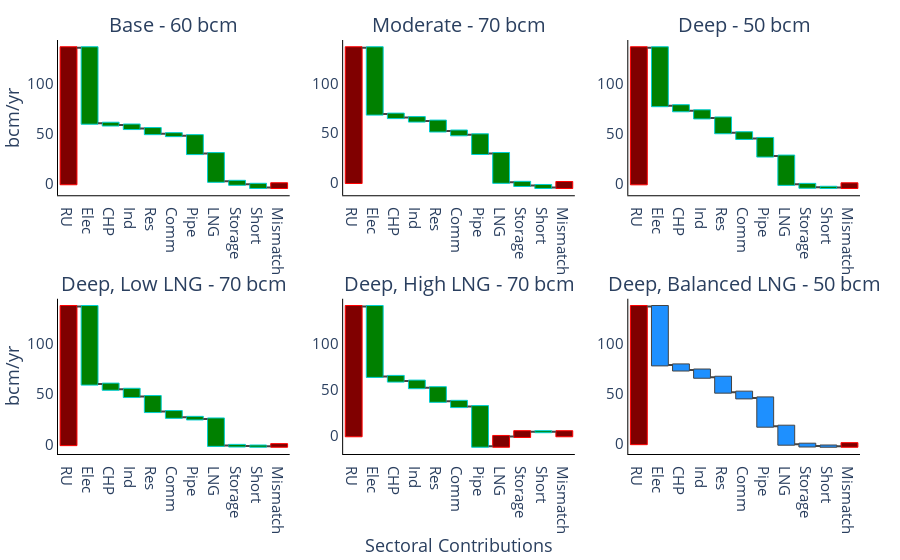

Notebook source saved alongside this figure:
### Code cell
Sumdf = pd.read_csv("C:\\Users\\mike_\\OneDrive\\Documents\\PhD\\ZERO_Lab\\Russian_Gas\\Plotting\\Plot6Pies.csv", header = 'infer', sep = ',')
fig = make_subplots(rows=2, cols=3, subplot_titles=("Base - 60 bcm", "Moderate - 70 bcm", "Deep - 50 bcm", "Deep, Low LNG - 70 bcm", "Deep, High LNG - 70 bcm", "Deep, Balanced LNG - 50 bcm"))
fig1 = fig.add_trace(go.Waterfall(
    orientation = "v",
    x = ["RU", "Elec", "CHP", "Ind", "Res", "Comm", "Pipe", "LNG", "Storage", "Short", "Mismatch"],
    measure =["absolute", "relative", "relative", "relative", "relative", "relative", "relative", "relative", "relative","relative","total"],
    y = Sumdf['Base60'].to_list(), base = 0,
    decreasing = {"marker":{"color":"green", "line":{"color":"darkturquoise", "width":1}}},
    totals = {"marker":{"color":"maroon", "line":{"color":"red", "width":1}}}
),row=1, col=1)
fig.update_traces(textangle=-45, selector=dict(type='waterfall'))
fig1.update_layout(waterfallgap = 0.2)
fig2 = fig.add_trace(go.Waterfall(
    orientation = "v",
    x = ["RU", "Elec", "CHP", "Ind", "Res", "Comm", "Pipe", "LNG", "Storage", "Short", "Mismatch"],
    measure =["absolute", "relative", "relative", "relative", "relative", "relative", "relative", "relative", "relative","relative","total"],
    y = Sumdf['Moderate'].to_list(), base = 0,
    decreasing = {"marker":{"color":"green", "line":{"color":"darkturquoise", "width":1}}},
    totals = {"marker":{"color":"maroon", "line":{"color":"red", "width":1}}}
),row=1, col=2)
fig.update_traces(textangle=-45, selector=dict(type='waterfall'))
fig2.update_layout(waterfallgap = 0.2)
fig3 = fig.add_trace(go.Waterfall(
    orientation = "v",
    x = ["RU", "Elec", "CHP", "Ind", "Res", "Comm", "Pipe", "LNG", "Storage", "Short", "Mismatch"],
    measure =["absolute", "relative", "relative", "relative", "relative", "relative", "relative", "relative", "relative","relative","total"],
    y = Sumdf['Deep50'].to_list(), base = 0,
    decreasing = {"marker":{"color":"green", "line":{"color":"darkturquoise", "width":1}}},
    totals = {"marker":{"color":"maroon", "line":{"color":"red", "width":1}}}
),row=1, col=3)
fig.update_traces(textangle=-45, selector=dict(type='waterfall'))
fig3.update_layout(waterfallgap = 0.2)
fig4 = fig.add_trace(go.Waterfall(
    orientation = "v",
    x = ["RU", "Elec", "CHP", "Ind", "Res", "Comm", "Pipe", "LNG", "Storage", "Short", "Mismatch"],
    measure =["absolute", "relative", "relative", "relative", "relative", "relative", "relative", "relative", "relative","relative","total"],
    y = Sumdf['Deep70'].to_list(), base = 0,
    decreasing = {"marker":{"color":"green", "line":{"color":"darkturquoise", "width":1}}},
    totals = {"marker":{"color":"maroon", "line":{"color":"red", "width":1}}}
),row=2, col=1)
fig.update_traces(textangle=-45, selector=dict(type='waterfall'))
fig4.update_layout(waterfallgap = 0.2)
fig5 = fig.add_trace(go.Waterfall(
    orientation = "v",
    x = ["RU", "Elec", "CHP", "Ind", "Res", "Comm", "Pipe", "LNG", "Storage", "Short", "Mismatch"],
    measure =["absolute", "relative", "relative", "relative", "relative", "relative", "relative", "relative", "relative","relative","total"],
    y = Sumdf['Deep70LNG'].to_list(), base = 0,
    increasing = {"marker":{"color":"Maroon", "line":{"color":"red", "width":1}}},
    decreasing = {"marker":{"color":"green", "line":{"color":"darkturquoise", "width":1}}},
    totals = {"marker":{"color":"maroon", "line":{"color":"red", "width":1}}}
),row=2, col=2)
fig5.update_layout(waterfallgap = 0.2)
fig6 = fig.add_trace(go.Waterfall(
    orientation = "v",
    x = ["RU", "Elec", "CHP", "Ind", "Res", "Comm", "Pipe", "LNG", "Storage", "Short", "Mismatch"],
    measure =["absolute", "relative", "relative", "relative", "relative", "relative", "relative", "relative", "relative","relative","total"],
    y = Sumdf['Deep70Mix'].to_list(), base = 0,
    decreasing = {"marker":{"color":"dodgerblue", "line":{"color":"deep sky blue", "width":1}}},
    totals = {"marker":{"color":"maroon", "line":{"color":"red", "width":1}}}
),row=2, col=3)
fig5.update_layout(waterfallgap = 0.2)
fig.update_traces(textangle=45, selector=dict(type='waterfall'))
fig.update_layout(
    margin=dict(l=40, r=40, t=40, b=40),
    paper_bgcolor="white",
    showlegend=False,
    plot_bgcolor="white",
    font_size = 15,
    grid_xgap=0.01,
    grid_ygap=0.01
)
fig.update_xaxes(linecolor="black")
fig.update_xaxes(title_text="Sectoral Contributions", row=2, col=2, title_standoff=2)
fig.update_yaxes(title_text="bcm/yr", row=1,col=1, title_standoff=2)
fig.update_yaxes(title_text="bcm/yr", row=2,col=1, title_standoff=2)
fig.update_yaxes(linecolor="black")
fig.update_annotations(font_size=20)
fig.write_image("waterfall.png", width=1200, height=700, scale=4)
fig.show()

### Figure 1 — Plotly figure (JSON) as saved in the notebook; plotly's stock layout.template omitted (floating-point values rounded to 4 significant figures)
{"data": [{"base": 0, "decreasing": {"marker": {"color": "green", "line": {"color": "darkturquoise", "width": 1}}}, "measure": ["absolute", "relative", "relative", "relative", "relative", "relative", "relative", "relative", "relative", "relative", "total"], "orientation": "v", "textangle": 45, "totals": {"marker": {"color": "maroon", "line": {"color": "red", "width": 1}}}, "type": "waterfall", "x": ["RU", "Elec", "CHP", "Ind", "Res", "Comm", "Pipe", "LNG", "Storage", "Short", "Mismatch"], "xaxis": "x", "y": [136.6, -75.78, -1.815, -3.537, -5.129, -1.978, -18.03, -27.85, -2.979, -3.214, 3.741, null], "yaxis": "y"}, {"base": 0, "decreasing": {"marker": {"color": "green", "line": {"color": "darkturquoise", "width": 1}}}, "measure": ["absolute", "relative", "relative", "relative", "relative", "relative", "relative", "relative", "relative", "relative", "total"], "orientation": "v", "textangle": 45, "totals": {"marker": {"color": "maroon", "line": {"color": "red", "width": 1}}}, "type": "waterfall", "x": ["RU", "Elec", "CHP", "Ind", "Res", "Comm", "Pipe", "LNG", "Storage", "Short", "Mismatch"], "xaxis": "x2", "y": [136.6, -67.27, -3.524, -3.537, -10.04, -3.871, -18.95, -29.22, -3.176, -2.05, 5.056, null], "yaxis": "y2"}, {"base": 0, "decreasing": {"marker": {"color": "green", "line": {"color": "darkturquoise", "width": 1}}}, "measure": ["absolute", "relative", "relative", "relative", "relative", "relative", "relative", "relative", "relative", "relative", "total"], "orientation": "v", "textangle": 45, "totals": {"marker": {"color": "maroon", "line": {"color": "red", "width": 1}}}, "type": "waterfall", "x": ["RU", "Elec", "CHP", "Ind", "Res", "Comm", "Pipe", "LNG", "Storage", "Short", "Mismatch"], "xaxis": "x3", "y": [136.6, -58.16, -5.106, -7.183, -14.85, -5.727, -17.7, -28.39, -2.918, -0.2222, 3.68, null], "yaxis": "y3"}, {"base": 0, "decreasing": {"marker": {"color": "green", "line": {"color": "darkturquoise", "width": 1}}}, "measure": ["absolute", "relative", "relative", "relative", "relative", "relative", "relative", "relative", "relative", "relative", "total"], "orientation": "v", "textangle": 45, "totals": {"marker": {"color": "maroon", "line": {"color": "red", "width": 1}}}, "type": "waterfall", "x": ["RU", "Elec", "CHP", "Ind", "Res", "Comm", "Pipe", "LNG", "Storage", "Short", "Mismatch"], "xaxis": "x4", "y": [136.6, -76.73, -5.106, -7.183, -14.85, -5.727, -1.567, -26.15, -0.6167, -0.2222, 1.58, null], "yaxis": "y4"}, {"base": 0, "decreasing": {"marker": {"color": "green", "line": {"color": "darkturquoise", "width": 1}}}, "increasing": {"marker": {"color": "Maroon", "line": {"color": "red", "width": 1}}}, "measure": ["absolute", "relative", "relative", "relative", "relative", "relative", "relative", "relative", "relative", "relative", "total"], "orientation": "v", "textangle": 45, "totals": {"marker": {"color": "maroon", "line": {"color": "red", "width": 1}}}, "type": "waterfall", "x": ["RU", "Elec", "CHP", "Ind", "Res", "Comm", "Pipe", "LNG", "Storage", "Short", "Mismatch"], "xaxis": "x5", "y": [140.8, -76.13, -5.106, -7.183, -14.85, -5.727, -43.18, 10.65, 5.222, -0.02108, -4.459, null], "yaxis": "y5"}, {"base": 0, "decreasing": {"marker": {"color": "dodgerblue", "line": {"color": "deep sky blue", "width": 1}}}, "measure": ["absolute", "relative", "relative", "relative", "relative", "relative", "relative", "relative", "relative", "relative", "total"], "orientation": "v", "textangle": 45, "totals": {"marker": {"color": "maroon", "line": {"color": "red", "width": 1}}}, "type": "waterfall", "x": ["RU", "Elec", "CHP", "Ind", "Res", "Comm", "Pipe", "LNG", "Storage", "Short", "Mismatch"], "xaxis": "x6", "y": [136.6, -58.16, -5.106, -7.183, -14.85, -5.727, -28.18, -17.94, -1.802, -0.2222, 2.565, null], "yaxis": "y6"}], "layout": {"annotations": [{"font": {"size": 20}, "showarrow": false, "text": "Base - 60 bcm", "x": 0.1444, "xanchor": "center", "xref": "paper", "y": 1, "yanchor": "bottom", "yref": "paper"}, {"font": {"size": 20}, "showarrow": false, "text": "Moderate - 70 bcm", "x": 0.5, "xanchor": "center", "xref": "paper", "y": 1, "yanchor": "bottom", "yref": "paper"}, {"font": {"size": 20}, "showarrow": false, "text": "Deep - 50 bcm", "x": 0.8556, "xanchor": "center", "xref": "paper", "y": 1, "yanchor": "bottom", "yref": "paper"}, {"font": {"size": 20}, "showarrow": false, "text": "Deep, Low LNG - 70 bcm", "x": 0.1444, "xanchor": "center", "xref": "paper", "y": 0.375, "yanchor": "bottom", "yref": "paper"}, {"font": {"size": 20}, "showarrow": false, "text": "Deep, High LNG - 70 bcm", "x": 0.5, "xanchor": "center", "xref": "paper", "y": 0.375, "yanchor": "bottom", "yref": "paper"}, {"font": {"size": 20}, "showarrow": false, "text": "Deep, Balanced LNG - 50 bcm", "x": 0.8556, "xanchor": "center", "xref": "paper", "y": 0.375, "yanchor": "bottom", "yref": "paper"}], "font": {"size": 15}, "grid": {"xgap": 0.01, "ygap": 0.01}, "margin": {"b": 40, "l": 40, "r": 40, "t": 40}, "paper_bgcolor": "white", "plot_bgcolor": "white", "showlegend": false, "waterfallgap": 0.2, "xaxis": {"anchor": "y", "domain": [0, 0.2889], "linecolor": "black"}, "xaxis2": {"anchor": "y2", "domain": [0.3556, 0.6444], "linecolor": "black"}, "xaxis3": {"anchor": "y3", "domain": [0.7111, 1], "linecolor": "black"}, "xaxis4": {"anchor": "y4", "domain": [0, 0.2889], "linecolor": "black"}, "xaxis5": {"anchor": "y5", "domain": [0.3556, 0.6444], "linecolor": "black", "title": {"standoff": 2, "text": "Sectoral Contributions"}}, "xaxis6": {"anchor": "y6", "domain": [0.7111, 1], "linecolor": "black"}, "yaxis": {"anchor": "x", "domain": [0.625, 1], "linecolor": "black", "title": {"standoff": 2, "text": "bcm/yr"}}, "yaxis2": {"anchor": "x2", "domain": [0.625, 1], "linecolor": "black"}, "yaxis3": {"anchor": "x3", "domain": [0.625, 1], "linecolor": "black"}, "yaxis4": {"anchor": "x4", "domain": [0, 0.375], "linecolor": "black", "title": {"standoff": 2, "text": "bcm/yr"}}, "yaxis5": {"anchor": "x5", "domain": [0, 0.375], "linecolor": "black"}, "yaxis6": {"anchor": "x6", "domain": [0, 0.375], "linecolor": "black"}}}
